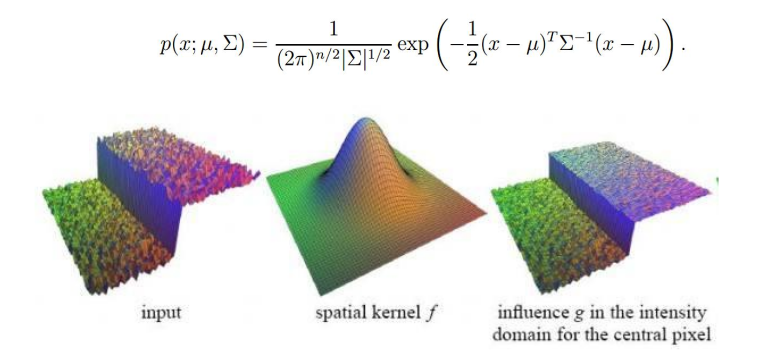
//> input picture 7.9/计算机视觉概述/images/DoG.png, 769 x 358 px
$ ./morphology ../images/DoG.png   (built with g++ and OpenCV 4)
//> lines starting //> are read from the running program, lines starting //| are printed output that depends on the picture; after the words box and inside, x2 and y2 are one past the last pixel; in counts of white or black regions, pixels touching at a corner belong together
#include <opencv2/opencv.hpp>

int main(int argc, char* argv[]) {
    cv::Mat src = cv::imread(argv[1]);
//> src is the input picture: 358 rows x 769 cols, CV_8UC3; mean B, G, R 219.5, 221.8, 222.3
    cv::Mat dst;
    cv::Mat gray;
    cv::Mat element = cv::getStructuringElement(cv::MORPH_RECT, cv::Size(5, 5)); // 结构元素

    cv::cvtColor(src, gray, cv::COLOR_BGR2GRAY); // 转换为灰度图
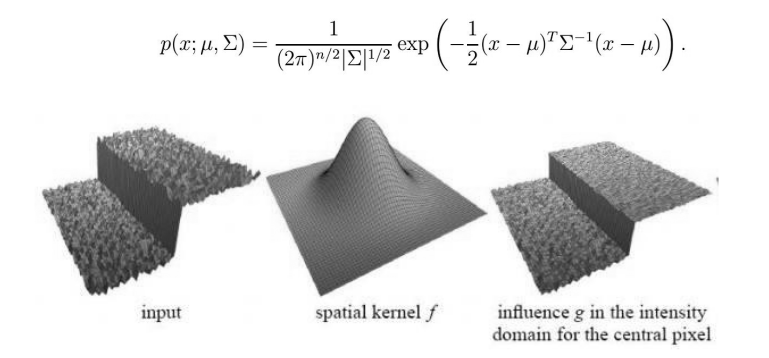
//> gray: 358 rows x 769 cols, CV_8UC1; min 1, max 255, mean 221.7
    cv::threshold(gray, gray, 100, 255, cv::THRESH_BINARY); // 二值化
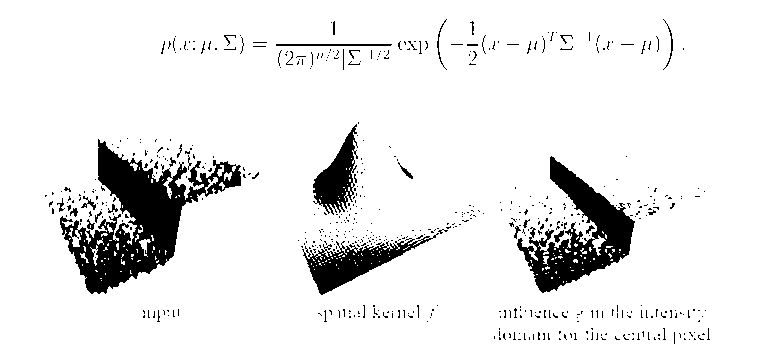
//> gray: 358 rows x 769 cols, CV_8UC1; 91.3% white; 557 black regions (526 under 20 px), largest, box (x1, y1, x2, y2) and area: (60, 139, 241, 294) 9925, (517, 156, 635, 293) 5978, (302, 233, 439, 295) 2666

    cv::namedWindow("src", cv::WINDOW_NORMAL);
    cv::namedWindow("dilate", cv::WINDOW_NORMAL);
    cv::namedWindow("erode", cv::WINDOW_NORMAL);
    cv::namedWindow("close", cv::WINDOW_NORMAL);
    cv::namedWindow("open", cv::WINDOW_NORMAL);
    cv::imshow("src", src);

    cv::morphologyEx(gray, dst, cv::MORPH_DILATE, element); // 膨胀
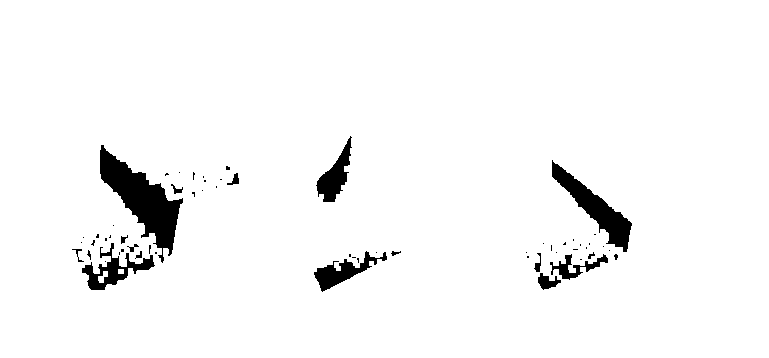
//> dst: 358 rows x 769 cols, CV_8UC1; 96.4% white; 59 black regions (43 under 20 px), largest, box (x1, y1, x2, y2) and area: (100, 145, 183, 263) 3559, (552, 160, 632, 252) 2032, (82, 243, 155, 290) 1080
    cv::imshow("dilate", dst);
    cv::morphologyEx(gray, dst, cv::MORPH_ERODE, element); // 腐蚀
    cv::imshow("erode", dst);
    cv::morphologyEx(gray, dst, cv::MORPH_CLOSE, element); // 闭运算
    cv::imshow("close", dst);
    cv::morphologyEx(gray, dst, cv::MORPH_OPEN, element); // 开运算
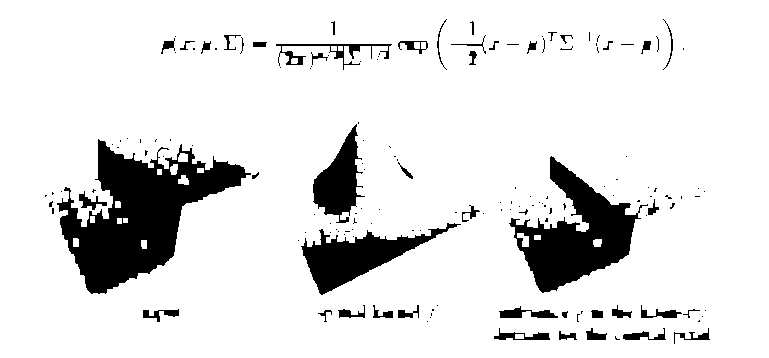
//> dst: 358 rows x 769 cols, CV_8UC1; 88.3% white; 154 black regions (108 under 20 px), largest, box (x1, y1, x2, y2) and area: (57, 139, 251, 294) 12990, (509, 156, 648, 293) 7697, (301, 223, 461, 295) 3988
    cv::imshow("open", dst);


    cv::waitKey(0);
    return 0;
}
